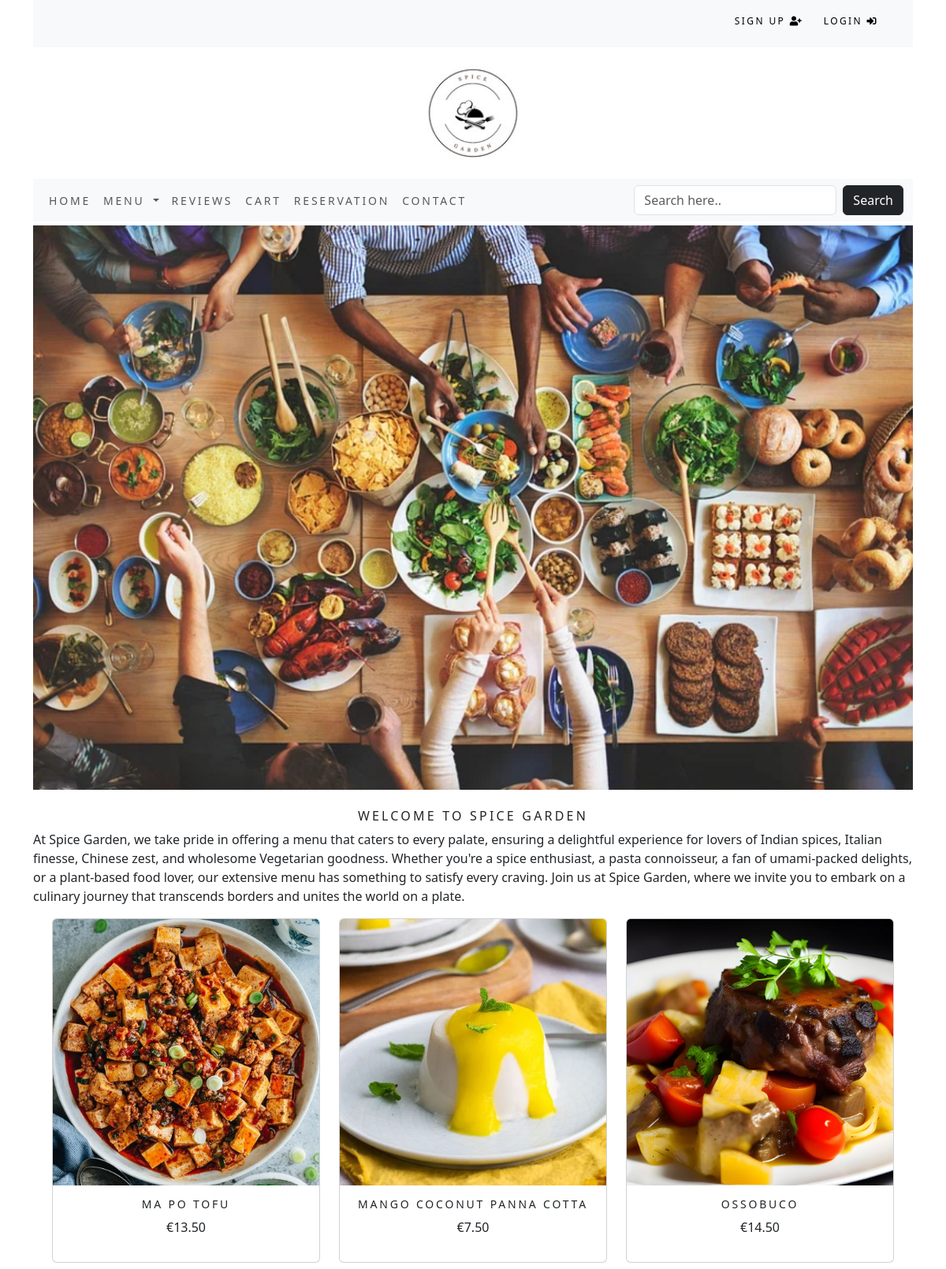
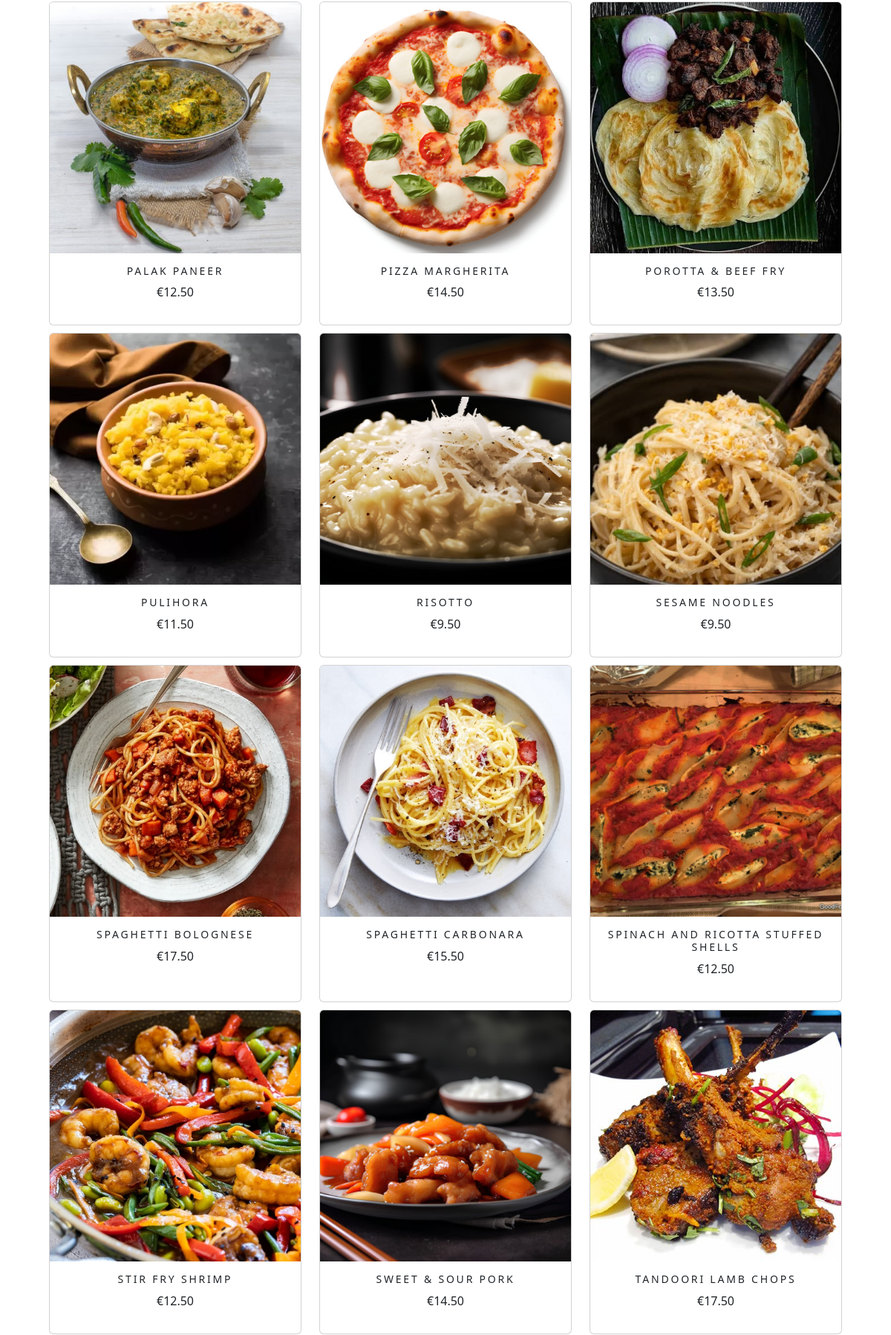
Screenshot of /?page=2 (upper part) with the database file from the repository (2 pictures, top to bottom).
### restaurant/models.py (models this page shows, shortened)
class Food(models.Model):
    id = models.UUIDField(
        primary_key=True,
        default=uuid.uuid4,
        editable=False)
    name = models.CharField(max_length=250, unique=True)
    description = models.TextField(blank = True)
    price = models.DecimalField(max_digits=10, decimal_places=2)
    category = models.ForeignKey(Category, on_delete=models.CASCADE)
    image = models.ImageField(upload_to = 'food', blank=True)
    stock = models.IntegerField()
    available = models.BooleanField(default=True)
    created = models.DateTimeField(auto_now_add=True, blank = True, null= True)
    updated = models.DateTimeField(auto_now=True, blank = True, null= True)
    class Meta:
        ordering = ('name',)
        verbose_name = 'food'
        verbose_name_plural = 'foods'
    def get_absolute_url(self):
        return reverse('restaurant:food_detail', args=[self.category.id, self.id])

### restaurant/views.py (the view)
# urls.py: path('', views.food_list, name = 'all_foods'),
def food_list(request, category_id=None):
    category = None
    foods = Food.objects.filter(available=True)
    if category_id:
        category = get_object_or_404(Category, id=category_id)
        foods = Food.objects.filter(category=category, available=True)
    paginator = Paginator(foods, 15)
    try:
        page = int(request.GET.get('page','1'))
    except:
        page = 1
    try:
        foods = paginator.page(page)
    except (EmptyPage, InvalidPage):
        foods = paginator.page(paginator.num_pages)
    return render(request, 'restaurant/category.html', {'category':category, 'foods':foods})

### cart/context_processors.py (called while the page is built)
def counter(request):
  item_count = 0
  if 'admin' in request.path:
    return {}
  else:
      try:
        cart = Cart.objects.filter(cart_id=_cart_id(request))
        cart_items = CartItem.objects.all().filter(cart=cart[:1])
        for cart_item in cart_items:
            item_count += cart_item.quantity
      except Cart.DoesNotExist:
        item_count = 0
  return {'item_count':item_count}

### cart/views.py (called while the page is built)
def _cart_id(request):
  cart = request.session.session_key
  if not cart:
    cart = request.session.create()
  return cart

### restaurant/context_processors.py (called while the page is built)
def menu_links(request):
    links = Category.objects.all()
    return {'links': links}

### restaurant/models.py (called while the page is built)
    def get_absolute_url(self):
        return reverse('restaurant:foods_by_category', args=[self.id])

### restaurant/templates/restaurant/category.html (shortened to what this page needs)
{% extends "base.html" %}
{% load static %}
{% block content %}
<div class="mx-auto">
    {% if category %}
        <img class="my_image" src="{{category.image.url}}" alt="{{category.name}}">
</div>
<br>
<div>
    <h1 class="text-center my_title">{{category.name}}</h1>
    <p class="text-center test-justify">{{category.description}}</p>
</div>
{% else %}
<img class="my_image my_image_padding" src="{% static 'images/test-banner.jpg' %}" alt="">
</div>
<br>
<div>
    <h1 class="text-center my_title">Welcome to spice garden</h1>
    <p class="text-justify">At Spice Garden, we take pride in offering a menu that caters to every palate, ensuring a delightful experience for lovers of Indian spices, Italian finesse,
        Chinese zest, and wholesome Vegetarian goodness. Whether you're a spice enthusiast, a pasta connoisseur, a fan of umami-packed delights, or a plant-based food lover, our extensive
        menu has something to satisfy every craving. Join us at Spice Garden, where we invite you to embark on a culinary journey that transcends borders and unites the world on a plate.</p>
</div>
{% endif %}
<div class="container">
    <div class="row mx-auto">
        {% for food in foods %}
            <div class="my_bottom_margin col-9 col-lg-4 col-sm-12 col-md-4">
                <div class="card text-center h-100" style="min-width:18rem;">
                    <a class="img" href="{{food.get_absolute_url}}"><img class="card-img-top my_image" src="{{food.image.url}}" alt="{{food.name}}"></a>
                    <div class="card-body d-flex flex-column">
                        <h4>{{food.name}}</h4>
                        <p>€{{food.price}}</p>
                    </div>
                </div>
            </div>
        {% endfor %}
    </div>
    <br>
</div>
<br>
{% endblock %}

### static/css/custom.css (style rules this page uses)
.my_image_padding { padding-top: 5px; }
.my_image { width: 100%; height: auto; }
.my_title { font-size: 16px; text-transform: uppercase; letter-spacing: .2em; }
.my_bottom_margin { margin-bottom: 10px; }
.card-body h4 { font-size: 14px; text-transform: uppercase; letter-spacing: .2em; }

### rows the page displays
Food: image (picture), name "MA PO TOFU", price "13.50"
Food: image (picture), name "MANGO COCONUT PANNA COTTA", price "7.50"
Food: image (picture), name "OSSOBUCO", price "14.50"
Food: image (picture), name "PALAK PANEER", price "12.50"
Food: image (picture), name "PIZZA MARGHERITA", price "14.50"
Food: image (picture), name "POROTTA & BEEF FRY", price "13.50"
Food: image (picture), name "PULIHORA", price "11.50"
Food: image (picture), name "RISOTTO", price "9.50"
Food: image (picture), name "SESAME NOODLES", price "9.50"
Food: image (picture), name "SPAGHETTI BOLOGNESE", price "17.50"
Food: image (picture), name "SPAGHETTI CARBONARA", price "15.50"
Food: image (picture), name "SPINACH AND RICOTTA STUFFED SHELLS", price "12.50"
Food: image (picture), name "STIR FRY SHRIMP", price "12.50"
Food: image (picture), name "SWEET & SOUR PORK", price "14.50"
Food: image (picture), name "TANDOORI LAMB CHOPS", price "17.50"
